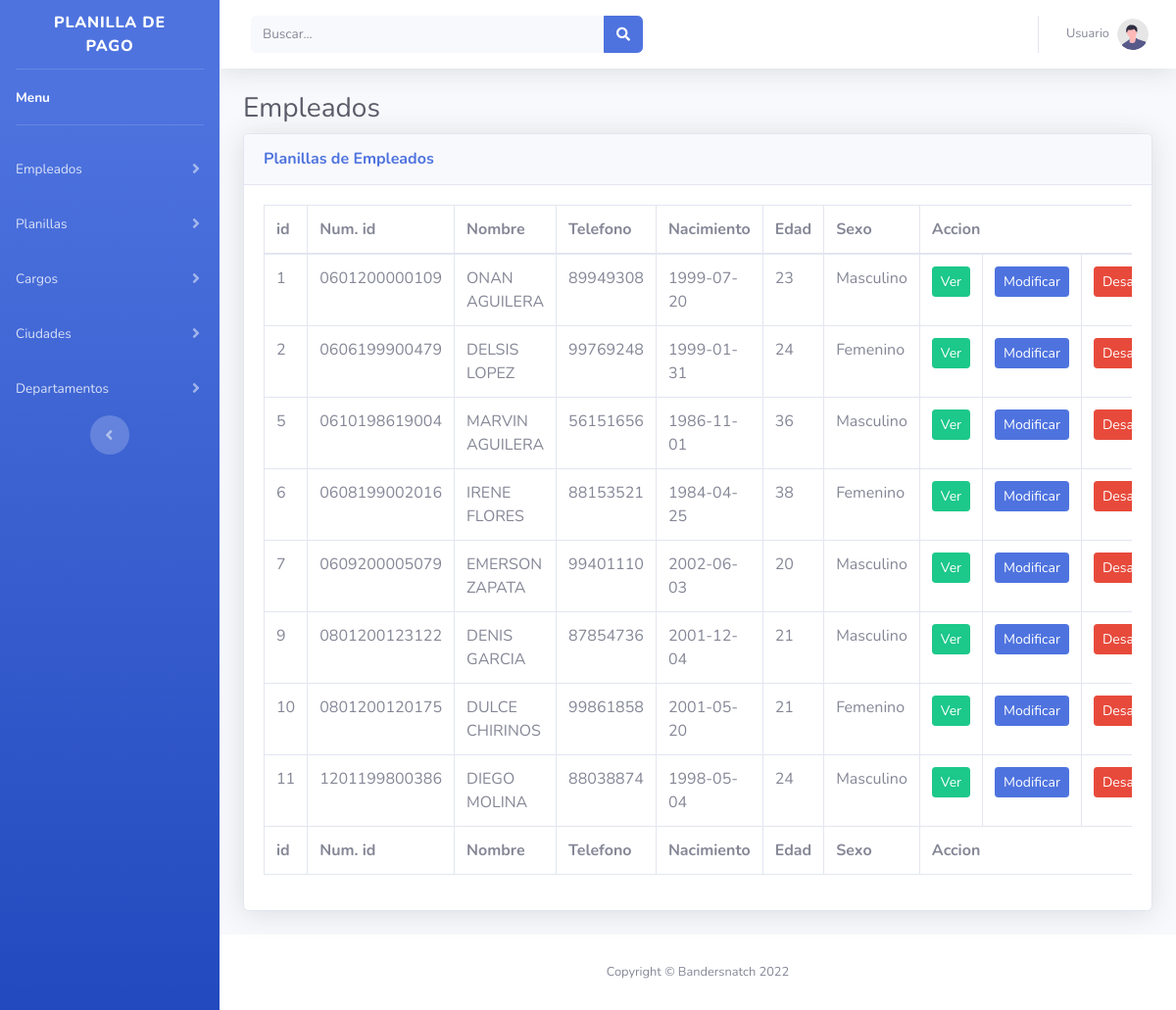
The app's page /tablas.php with its own data.
### tables this page shows
CREATE TABLE `empleados` (
  `idEmpleados` int NOT NULL AUTO_INCREMENT,
  `Cedula` varchar(15) NOT NULL,
  `PrimerNombre` varchar(45) NOT NULL,
  `SegundoNombre` varchar(45) NOT NULL,
  `PrimerApellido` varchar(45) NOT NULL,
  `SegundoApellido` varchar(45) DEFAULT NULL,
  `Telefono` varchar(10) NOT NULL,
  `Direccion` varchar(45) NOT NULL,
  `FechaNacimiento` date NOT NULL,
  `FechaIngreso` date NOT NULL,
  `CuentaBancaria` varchar(45) NOT NULL,
  `Sexos_idSexo` int NOT NULL,
  `Cargos_idCargos` int NOT NULL,
  `Estados_idEstado` int NOT NULL,
  `Correo` varchar(45) DEFAULT NULL,
  `Ciudades_idCiudades` int NOT NULL,
  PRIMARY KEY (`idEmpleados`),
  UNIQUE KEY `CuentaBancaria_UNIQUE` (`CuentaBancaria`),
  KEY `fk_Empleados_Sexos1_idx` (`Sexos_idSexo`),
  KEY `fk_Empleados_Estados1_idx` (`Estados_idEstado`),
  KEY `fk_Empleados_Ciudades1_idx` (`Ciudades_idCiudades`),
  KEY `fk_Empleados_Cargos1_idx` (`Cargos_idCargos`),
  CONSTRAINT `fk_Empleados_Ciudades1` FOREIGN KEY (`Ciudades_idCiudades`) REFERENCES `ciudades` (`idCiudades`),
  CONSTRAINT `fk_Empleados_Cargos1` FOREIGN KEY (`Cargos_idCargos`) REFERENCES `cargos` (`idCargo`),
  CONSTRAINT `fk_Empleados_Estados1` FOREIGN KEY (`Estados_idEstado`) REFERENCES `estados` (`idEstado`),
  CONSTRAINT `fk_Empleados_Sexos1` FOREIGN KEY (`Sexos_idSexo`) REFERENCES `sexos` (`idSexo`)
);

### SqlTools/database.php (called while the page is built, shortened)
<?php
    class database{
        private $servername='localhost';
        private $username='root';
        private $password='root';
        private $dbname='sistema_planilla';
        private $mysqli='';
        public function __construct(){
            $this->mysqli = new mysqli($this->servername,$this->username,$this->password,$this->dbname);
        }
        public function select($table,$rows="*",$where = null){
            if ($where != null) {
                $sql="SELECT $rows FROM $table WHERE $where";
            }else{
                $sql="SELECT $rows FROM $table";
            }
            $this->sql = $result = $this->mysqli->query($sql);
        }
    }
?>

### tablas.php (the view, shortened to what this page needs)
<!DOCTYPE html>
<html lang="en">
<head>
  <link href="vendor/fontawesome-free/css/all.min.css" rel="stylesheet" type="text/css">
  <link href="css/estilo.css" rel="stylesheet">
</head>
<body id="page-top">
  <div id="wrapper">
    <ul class="navbar-nav bg-gradient-primary sidebar sidebar-dark accordion" id="accordionSidebar">
      <a class="sidebar-brand d-flex align-items-center justify-content-center" href="index.php">
        <div class="sidebar-brand-text mx-3">Planilla de Pago</div>
      </a>
      <hr class="sidebar-divider my-0">
      <li class="nav-item active">
        <a class="nav-link" href="index.php">
          <span>Menu</span></a>
      </li>
      <hr class="sidebar-divider">
      <li class="nav-item">
        <a class="nav-link collapsed" href="#" data-toggle="collapse" data-target="#collapseEmpleados" aria-expanded="true"
          aria-controls="collapseEmpleados">
          <span>Empleados</span>
        </a>
      </li>
      <li class="nav-item">
        <a class="nav-link collapsed" href="#" data-toggle="collapse" data-target="#collapsePlanillas"
          aria-expanded="true" aria-controls="collapsePlanillas">
          <span>Planillas</span>
        </a>
      </li>
      <li class="nav-item">
        <a class="nav-link collapsed" href="#" data-toggle="collapse" data-target="#collapseCargos"
          aria-expanded="true" aria-controls="collapseCargos">
          <span>Cargos</span>
        </a>
      </li>
      <li class="nav-item">
        <a class="nav-link collapsed" href="#" data-toggle="collapse" data-target="#collapseCiudades"
          aria-expanded="true" aria-controls="collapseCiudades">
          <span>Ciudades</span>
        </a>
      </li>
      <li class="nav-item">
        <a class="nav-link collapsed" href="#" data-toggle="collapse" data-target="#collapseDepartamentos"
          aria-expanded="true" aria-controls="collapseDepartamentos">
          <span>Departamentos</span>
        </a>
      </li>
      <div class="text-center d-none d-md-inline">
        <button class="rounded-circle border-0" id="sidebarToggle"></button>
      </div>
    </ul>
    <div id="content-wrapper" class="d-flex flex-column">
      <div id="content">
        <nav class="navbar navbar-expand navbar-light bg-white topbar mb-4 static-top shadow">
          <form class="d-none d-sm-inline-block form-inline mr-auto ml-md-3 my-2 my-md-0 mw-100 navbar-search">
            <div class="input-group">
              <input type="text" class="form-control bg-light border-0 small" placeholder="Buscar..."
                aria-label="Search" aria-describedby="basic-addon2">
              <div class="input-group-append">
                <button class="btn btn-primary" type="button">
                  <i class="fas fa-search fa-sm"></i>
                </button>
              </div>
            </div>
          </form>
          <ul class="navbar-nav ml-auto">
            <li class="nav-item dropdown no-arrow">
              <a class="nav-link dropdown-toggle" href="#" id="userDropdown" role="button" data-toggle="dropdown"
                aria-haspopup="true" aria-expanded="false">
                <span class="mr-2 d-none d-lg-inline text-gray-600 small">Usuario</span>
                <img class="img-profile rounded-circle" src="img/undraw_profile.svg">
              </a>
            </li>
          </ul>
        </nav>
        <div class="container-fluid">
          <h1 class="h3 mb-2 text-gray-800">Empleados</h1>
          <div class="card shadow mb-4">
            <div class="card-header py-3">
              <h6 class="m-0 font-weight-bold text-primary">Planillas de Empleados</h6>
            </div>
            <div class="table-body">
              <div class="table-responsive">
                <table class="table table-bordered" id="dataTable" width="100%" cellspacing="0">
                  <thead>
                    <tr>
                      <th>id</th>
                      <th>Num. id</th>
                      <th>Nombre</th>
                      <th>Telefono</th>
                      <th>Nacimiento</th>
                      <th>Edad</th>
                      <th>Sexo</th>
                      <th scope="col" colspan="3">Accion</th>
                    </tr>
                  </thead>
                  <tfoot>
                    <tr>
                      <th>id</th>
                      <th>Num. id</th>
                      <th>Nombre</th>
                      <th>Telefono</th>
                      <th>Nacimiento</th>
                      <th>Edad</th>
                      <th>Sexo</th>
                      <th scope="col" colspan="3">Accion</th>
                    </tr>
                  </tfoot>
                  <tbody>
                    <?php include 'SqlTools/database.php';
                    $grid = new database();
                    $grid ->select('empleados', 'idEmpleados, Cedula, PrimerNombre, SegundoNombre,
                            PrimerApellido, SegundoApellido, Telefono, Direccion,
                            FechaNacimiento, FechaIngreso, CuentaBancaria, Sexos_idSexo,
                            Cargos_idCargos, Estados_idEstado, Correo,
                            Ciudades_idCiudades, Correo, concat(PrimerNombre," ",PrimerApellido) as Nombre,
                            Telefono,FechaNacimiento,
                            if(Month(now()) - Month(FechaNacimiento)>0, YEAR(now()) - YEAR(FechaNacimiento)+1, YEAR(now()) - YEAR(FechaNacimiento)) AS EDAD,
                            if(Sexos_idSexo = 1, "Masculino", "Femenino") as Sexo', 'Estados_idEstado = 1');
                    $table = $grid ->sql;
                    ?>
                    <?php while ($row = mysqli_fetch_assoc($table)) { ?>
                      <tr>
                        <td><?php echo $row['idEmpleados']; ?></td>
                        <td><?php echo $row['Cedula']; ?></td>
                        <td><?php echo $row['Nombre']; ?></td>
                        <td><?php echo $row['Telefono']; ?></td>
                        <td><?php echo $row['FechaNacimiento']; ?></td>
                        <td><?php echo $row['EDAD']; ?></td>
                        <td><?php echo $row['Sexo']; ?></td>
                        <td>
                            <a href="SqlTools/readEmployee.php?idEmpleados=<?php echo $row['idEmpleados']; ?>" class="btn btn-success btn-sm">Ver</a>
                        </td>
                        <td>
                            <a href="modificarEmpleado.php?idEmpleados=<?php echo $row['idEmpleados']; ?>" class="btn btn-primary btn-sm">Modificar</a>
                        </td>
                        <td>
                            <a href="SqlTools/inactivate.php?idEmpleados=<?php echo $row['idEmpleados']; ?>" class="btn btn-danger btn-sm">Desactivar</a>
                        </td>
                      </tr>
                    <?php }?>
                  </tbody>
                </table>
              </div>
            </div>
          </div>
        </div>
      </div>
      <footer class="sticky-footer bg-white">
        <div class="container my-auto">
          <div class="copyright text-center my-auto">
            <span>Copyright &copy; Bandersnatch 2022 </span>
          </div>
        </div>
      </footer>
    </div>
  </div>
</body>
</html>

### records on screen
empleados: idEmpleados "1", Cedula "0601200000109", Nombre "ONAN AGUILERA", Telefono "89949308", FechaNacimiento "1999-07-20", EDAD "23", Sexo "Masculino"
empleados: idEmpleados "2", Cedula "0606199900479", Nombre "DELSIS LOPEZ", Telefono "99769248", FechaNacimiento "1999-01-31", EDAD "24", Sexo "Femenino"
empleados: idEmpleados "5", Cedula "0610198619004", Nombre "MARVIN AGUILERA", Telefono "56151656", FechaNacimiento "1986-11-01", EDAD "36", Sexo "Masculino"
empleados: idEmpleados "6", Cedula "0608199002016", Nombre "IRENE FLORES", Telefono "88153521", FechaNacimiento "1984-04-25", EDAD "38", Sexo "Femenino"
empleados: idEmpleados "7", Cedula "0609200005079", Nombre "EMERSON ZAPATA", Telefono "99401110", FechaNacimiento "2002-06-03", EDAD "20", Sexo "Masculino"
empleados: idEmpleados "9", Cedula "0801200123122", Nombre "DENIS GARCIA", Telefono "87854736", FechaNacimiento "2001-12-04", EDAD "21", Sexo "Masculino"
empleados: idEmpleados "10", Cedula "0801200120175", Nombre "DULCE CHIRINOS", Telefono "99861858", FechaNacimiento "2001-05-20", EDAD "21", Sexo "Femenino"
empleados: idEmpleados "11", Cedula "1201199800386", Nombre "DIEGO MOLINA", Telefono "88038874", FechaNacimiento "1998-05-04", EDAD "24", Sexo "Masculino"
